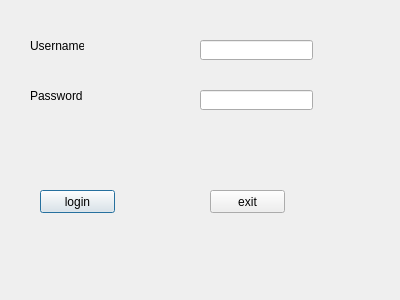
<?xml version="1.0" encoding="UTF-8"?>
<ui version="4.0">
 <class>LoginDialog</class>
 <widget class="QDialog" name="LoginDialog">
  <property name="geometry">
   <rect>
    <x>0</x>
    <y>0</y>
    <width>400</width>
    <height>300</height>
   </rect>
  </property>
  <property name="windowTitle">
   <string>Dialog</string>
  </property>
  <widget class="QLineEdit" name="lineEdit_username">
   <property name="geometry">
    <rect>
     <x>200</x>
     <y>40</y>
     <width>113</width>
     <height>20</height>
    </rect>
   </property>
  </widget>
  <widget class="QLineEdit" name="lineEdit_password">
   <property name="geometry">
    <rect>
     <x>200</x>
     <y>90</y>
     <width>113</width>
     <height>20</height>
    </rect>
   </property>
   <property name="echoMode">
    <enum>QLineEdit::Password</enum>
   </property>
  </widget>
  <widget class="QLabel" name="label_uesrname">
   <property name="geometry">
    <rect>
     <x>30</x>
     <y>40</y>
     <width>54</width>
     <height>12</height>
    </rect>
   </property>
   <property name="text">
    <string>Username</string>
   </property>
  </widget>
  <widget class="QLabel" name="label_password">
   <property name="geometry">
    <rect>
     <x>30</x>
     <y>90</y>
     <width>54</width>
     <height>12</height>
    </rect>
   </property>
   <property name="text">
    <string>Password</string>
   </property>
  </widget>
  <widget class="QPushButton" name="pushButton_login">
   <property name="geometry">
    <rect>
     <x>40</x>
     <y>190</y>
     <width>75</width>
     <height>23</height>
    </rect>
   </property>
   <property name="text">
    <string>login</string>
   </property>
  </widget>
  <widget class="QPushButton" name="pushButton_exit">
   <property name="geometry">
    <rect>
     <x>210</x>
     <y>190</y>
     <width>75</width>
     <height>23</height>
    </rect>
   </property>
   <property name="text">
    <string>exit</string>
   </property>
  </widget>
 </widget>
 <resources/>
 <connections>
  <connection>
   <sender>pushButton_exit</sender>
   <signal>clicked(bool)</signal>
   <receiver>LoginDialog</receiver>
   <slot>close()</slot>
   <hints>
    <hint type="sourcelabel">
     <x>247</x>
     <y>201</y>
    </hint>
    <hint type="destinationlabel">
     <x>199</x>
     <y>149</y>
    </hint>
   </hints>
  </connection>
 </connections>
</ui>
